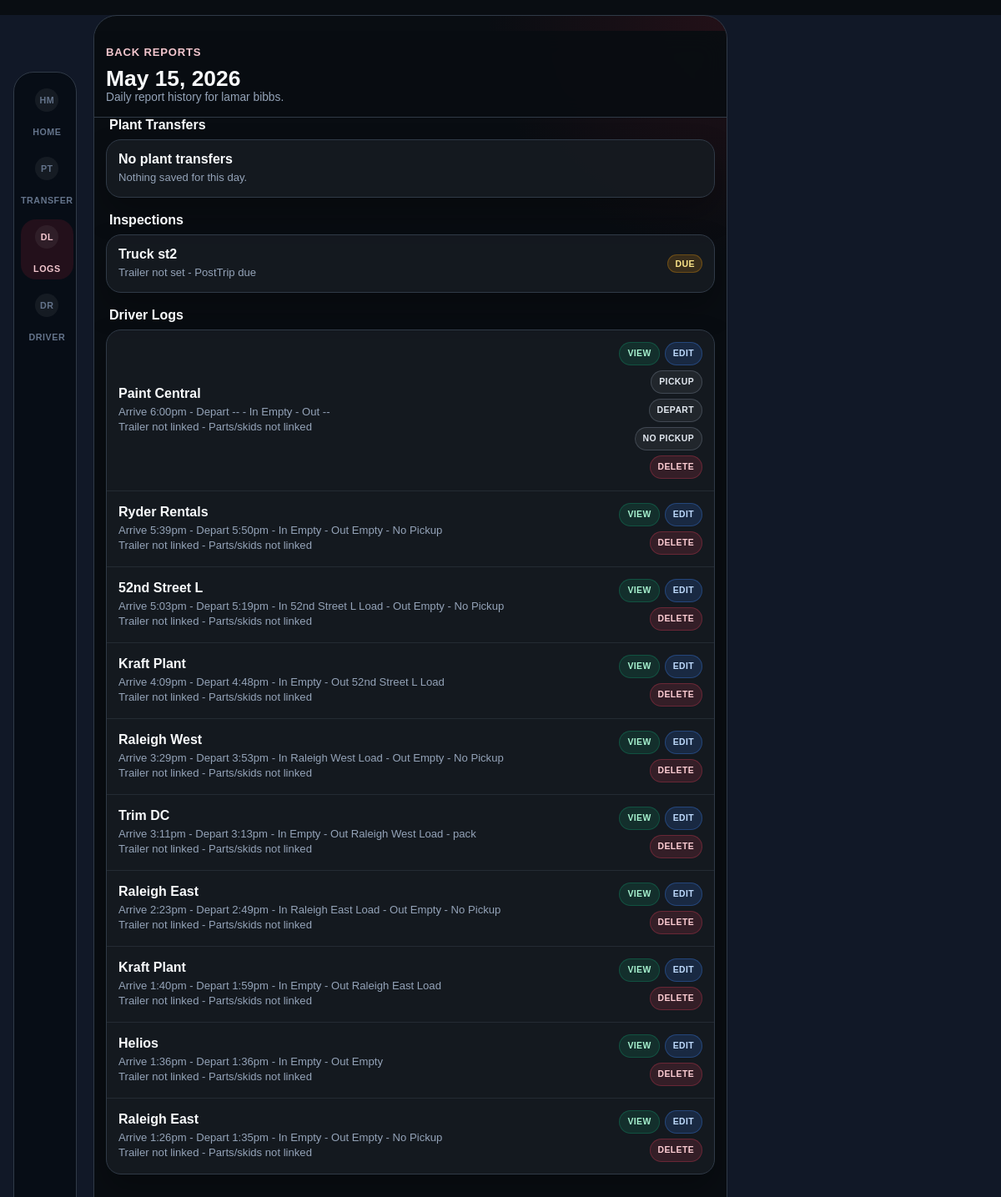
The page /mobile/history/2026-05-15 (signed in) on the database its author committed.
### app/models/user.py (models this page shows, shortened)
class User(db.Model, UserMixin):
    __tablename__ = "user"
    id = db.Column(db.Integer, primary_key=True)
    username = db.Column(db.String(64), unique=True, nullable=False)
    email = db.Column(db.String(120), unique=True, nullable=False)
    password_hash = db.Column(db.String(128))
    role = db.Column(db.String(20), default="driver")  # "driver" or "management"
    first_name = db.Column(db.String(64), nullable=True)
    last_name = db.Column(db.String(64), nullable=True)
    employee_id = db.Column(db.String(32), nullable=True)
    shift = db.Column(db.String(16), nullable=True)
    department = db.Column(db.String(32), nullable=True)
    tasks = db.relationship(
        "Task",
        backref="assigned_user",
        lazy="dynamic",
        foreign_keys="Task.assigned_to",
    )
    driver_logs = db.relationship(
        "DriverLog",
        backref="driver",
        lazy="dynamic",
        foreign_keys="DriverLog.driver_id",
    )
    pretrips = db.relationship(
        "PreTrip",
        backref="driver",
        lazy="dynamic",
        foreign_keys="PreTrip.user_id",
    )
    chat_messages = db.relationship("ChatMessage", backref="user", lazy="dynamic")
    @property
    def display_name(self):
        name = " ".join(part for part in [self.first_name, self.last_name] if part)
        return name or self.username

### app/models/trip.py (models this page shows)
class PreTrip(db.Model):
    __tablename__ = "pretrip"
    id = db.Column(db.Integer, primary_key=True)
    user_id = db.Column(db.Integer, db.ForeignKey("user.id"), nullable=False)
    truck_number = db.Column(db.String(50))
    trailer_number = db.Column(db.String(50))
    pretrip_date = db.Column(db.Date, default=date.today)
    shift = db.Column(db.String(10))
    start_mileage = db.Column(db.Integer)
    truck_type = db.Column(db.String(20))
    oil_system_status = db.Column(db.String(20))
    tires_ok = db.Column(db.Boolean, default=False)
    tires_status = db.Column(db.String(50))
    cab_doors_windows = db.Column(db.Boolean, default=False)
    body_doors = db.Column(db.Boolean, default=False)
    oil_leak = db.Column(db.Boolean, default=False)
    grease_leak = db.Column(db.Boolean, default=False)
    coolant_leak = db.Column(db.Boolean, default=False)
    fuel_leak = db.Column(db.Boolean, default=False)
    gc_no_defects = db.Column(db.Boolean, default=False)
    gauges_warning = db.Column(db.Boolean, default=False)
    wipers = db.Column(db.Boolean, default=False)
    horn = db.Column(db.Boolean, default=False)
    heater_defroster = db.Column(db.Boolean, default=False)
    mirrors = db.Column(db.Boolean, default=False)
    seat_belts_steering = db.Column(db.Boolean, default=False)
    clutch = db.Column(db.Boolean, default=False)
    service_brakes = db.Column(db.Boolean, default=False)
    parking_brake = db.Column(db.Boolean, default=False)
    emergency_brakes = db.Column(db.Boolean, default=False)
    triangles = db.Column(db.Boolean, default=False)
    fire_extinguisher = db.Column(db.Boolean, default=False)
    safety_equipment = db.Column(db.Boolean, default=False)
    incab_no_defects = db.Column(db.Boolean, default=False)
    oil_level = db.Column(db.Boolean, default=False)
    coolant_level = db.Column(db.Boolean, default=False)
    belts = db.Column(db.Boolean, default=False)
    hoses = db.Column(db.Boolean, default=False)
    ec_no_defects = db.Column(db.Boolean, default=False)
    lights_working = db.Column(db.Boolean, default=False)
    reflectors = db.Column(db.Boolean, default=False)
    suspension = db.Column(db.Boolean, default=False)
    tires = db.Column(db.Boolean, default=False)
    wheels_rims = db.Column(db.Boolean, default=False)
    battery = db.Column(db.Boolean, default=False)
    exhaust = db.Column(db.Boolean, default=False)
    brakes = db.Column(db.Boolean, default=False)
    air_lines = db.Column(db.Boolean, default=False)
    light_line = db.Column(db.Boolean, default=False)
    fifth_wheel = db.Column(db.Boolean, default=False)
    coupling = db.Column(db.Boolean, default=False)
    tie_downs = db.Column(db.Boolean, default=False)
    rear_end_protection = db.Column(db.Boolean, default=False)
    exterior_no_defects = db.Column(db.Boolean, default=False)
    towed_bodydoors = db.Column(db.Boolean, default=False)
    towed_tiedowns = db.Column(db.Boolean, default=False)
    towed_lights = db.Column(db.Boolean, default=False)
    towed_reflectors = db.Column(db.Boolean, default=False)
    towed_suspension = db.Column(db.Boolean, default=False)
    towed_tires = db.Column(db.Boolean, default=False)
    towed_wheels = db.Column(db.Boolean, default=False)
    towed_brakes = db.Column(db.Boolean, default=False)
    towed_landing_gear = db.Column(db.Boolean, default=False)
    towed_kingpin = db.Column(db.Boolean, default=False)
    towed_fifthwheel = db.Column(db.Boolean, default=False)
    towed_othercoupling = db.Column(db.Boolean, default=False)
    towed_rearend = db.Column(db.Boolean, default=False)
    towed_no_defects = db.Column(db.Boolean, default=False)
    damage_report = db.Column(db.Text)
    created_at = db.Column(db.DateTime, default=datetime.utcnow)
    updated_at = db.Column(db.DateTime, onupdate=datetime.utcnow)
    deleted_at = db.Column(db.DateTime, nullable=True)
    deleted_by_id = db.Column(db.Integer, db.ForeignKey("user.id"), nullable=True)
    deleted_by = db.relationship("User", foreign_keys=[deleted_by_id])
    posttrip = db.relationship("PostTrip", uselist=False, backref="pretrip")

### app/models/log.py (models this page shows, shortened)
class DriverLog(db.Model):
    __tablename__ = "driver_log"
    id = db.Column(db.Integer, primary_key=True)
    driver_id = db.Column(db.Integer, db.ForeignKey("user.id"), nullable=False)
    date = db.Column(db.Date, nullable=False)
    arrive_time = db.Column(db.String(20))
    depart_time = db.Column(db.String(20))
    downtime_reason = db.Column(db.String(200), nullable=True)
    dock_wait_minutes = db.Column(db.Integer, nullable=True)
    part_number = db.Column(db.String(80), nullable=True)
    hot_parts = db.Column(db.Boolean, default=False)
    no_pickup = db.Column(db.Boolean, default=False)
    load_size = db.Column(db.String(80), nullable=False)
    depart_load_size = db.Column(db.String(80), nullable=True)
    secondary_load = db.Column(db.String(80), nullable=True)
    plant_name = db.Column(db.String(20), nullable=False)
    maintenance = db.Column(db.Boolean, default=False)
    fuel = db.Column(db.Boolean, default=False)
    fuel_mileage = db.Column(db.Integer, nullable=True)
    meeting = db.Column(db.Boolean, default=False)
    created_at = db.Column(db.DateTime, default=datetime.utcnow)
    updated_at = db.Column(db.DateTime, onupdate=datetime.utcnow)
    deleted_at = db.Column(db.DateTime, nullable=True)
    deleted_by_id = db.Column(db.Integer, db.ForeignKey("user.id"), nullable=True)
    deleted_by = db.relationship("User", foreign_keys=[deleted_by_id])

### app/blueprints/driver/routes.py (the view)
@bp.route("/mobile/history/<report_date>")
@login_required
def mobile_day_report(report_date):
    if current_user.role == "management":
        return redirect(url_for("manager.manager_dashboard"))
    parsed_date = _parse_report_date(report_date)
    if parsed_date is None:
        return redirect(url_for("driver.mobile_history"))
    logs = (
        _active_driver_logs_query().filter_by(driver_id=current_user.id, date=parsed_date)
        .order_by(DriverLog.created_at.desc())
        .all()
    )
    pretrips = (
        _active_pretrips_query().filter_by(user_id=current_user.id, pretrip_date=parsed_date)
        .order_by(PreTrip.created_at.desc())
        .all()
    )
    transfers = (
        _active_plant_transfers_query().filter_by(user_id=current_user.id, transfer_date=parsed_date)
        .order_by(PlantTransfer.created_at.desc())
        .all()
    )
    log_routes = _driver_log_route_context(logs)
    log_reports = [
        {"log": log, "route": log_routes.get(log.id), "freight": _log_freight_summary(log, transfers)}
        for log in logs
    ]
    transfer_reports = [_transfer_summary(transfer) for transfer in transfers]
    today_local_date = _today_local_date()
    return render_template(
        "mobile_day_report.html",
        report_date=parsed_date,
        today_local_date=today_local_date,
        logs=logs,
        log_reports=log_reports,
        log_routes=log_routes,
        pretrips=pretrips,
        transfers=transfers,
        transfer_reports=transfer_reports,
    )

### templates/mobile_day_report.html (shortened to what this page needs)
<!DOCTYPE html>
<html lang="en">
<head>
</head>
<body>
  <div class="shell">
    <header class="top">
      <a class="back" href="{{ url_for('driver.mobile_history') }}">Back Reports</a>
      <h1>{{ report_date.strftime('%b %d, %Y') }}</h1>
      <p class="sub">Daily report history for {{ current_user.display_name }}.</p>
    </header>
    <h2 class="section-title">Plant Transfers</h2>
    <div class="card">
      {% if transfers %}
        {% for transfer in transfers %}
          {% set summary = transfer_reports[loop.index0] %}
          <a class="row" href="{{ url_for('driver.view_plant_transfer', transfer_id=transfer.id) }}">
            <div>
              <p class="title">{{ transfer.ship_from }} to {{ transfer.ship_to }}</p>
              <p class="meta">Trailer {{ summary.trailer }} - No. {{ summary.transfer_number }}</p>
              <p class="meta">Parts/skids: {{ summary.parts|join('; ') }}</p>
            </div>
            <span class="badge">View</span>
          </a>
        {% endfor %}
      {% else %}
        <div class="row"><div><p class="title">No plant transfers</p><p class="meta">Nothing saved for this day.</p></div></div>
      {% endif %}
    </div>
    <h2 class="section-title">Inspections</h2>
    <div class="card">
      {% if pretrips %}
        {% for pretrip in pretrips %}
          <a class="row" href="{{ url_for('driver.view_pretrip', pretrip_id=pretrip.id) }}">
            <div>
              <p class="title">Truck {{ pretrip.truck_number or 'not set' }}</p>
              <p class="meta">Trailer {{ pretrip.trailer_number or 'not set' }} - {{ 'PostTrip complete' if pretrip.posttrip else 'PostTrip due' }}</p>
            </div>
            <span class="badge {% if not pretrip.posttrip %}warn{% endif %}">{{ 'Done' if pretrip.posttrip else 'Due' }}</span>
          </a>
        {% endfor %}
      {% else %}
        <div class="row"><div><p class="title">No inspections</p><p class="meta">Nothing saved for this day.</p></div></div>
      {% endif %}
    </div>
    <h2 class="section-title">Driver Logs</h2>
    <div class="card">
      {% if log_reports %}
        {% for report in log_reports %}
          {% set log = report.log %}
          {% set can_manage_log = report_date == today_local_date %}
          <div class="row">
            <div>
              {% set route = report.route %}
              <p class="title">{{ route.plant if route else log.plant_name }}</p>
              <p class="meta">Arrive {{ log.arrive_time|to_local_time if log.arrive_time else '--' }} - Depart {{ log.depart_time|to_12h_format if log.depart_time else '--' }} - In {{ route.arrive_desc if route else log.load_size }} - Out {% if route and route.depart_desc is none %}--{% elif route %}{{ route.depart_desc }}{% else %}{{ log.depart_load_size or '--' }}{% endif %}{% if log.no_pickup %} - No Pickup{% endif %}{% if log.part_number %} - {{ log.part_number }}{% endif %}</p>
              {% if report.freight %}
                {% for freight in report.freight %}
                  <p class="meta">Trailer {{ freight.trailer }} - {{ freight.route }} - {{ freight.parts|join('; ') }}</p>
                {% endfor %}
              {% else %}
                <p class="meta">Trailer not linked - Parts/skids not linked</p>
              {% endif %}
            </div>
            <div class="actions" aria-label="Driver log actions">
              <a class="mini-btn success" href="{{ url_for('driver.view_driver_log', log_id=log.id) }}">View</a>
              {% if can_manage_log %}
                <a class="mini-btn primary" href="{{ url_for('driver.edit_driver_log', log_id=log.id) }}">Edit</a>
                {% if not log.depart_time %}
                  <a class="mini-btn" href="{{ url_for('driver.pickup_driver_log', log_id=log.id) }}">Pickup</a>
                  <form action="{{ url_for('driver.depart_driver_log', log_id=log.id) }}" method="POST">
                    <button type="submit" class="mini-btn">Depart</button>
                  </form>
                  <form action="{{ url_for('driver.no_pickup_driver_log', log_id=log.id) }}" method="POST">
                    <button type="submit" class="mini-btn">No Pickup</button>
                  </form>
                {% endif %}
                <form action="{{ url_for('driver.delete_driver_log', log_id=log.id) }}" method="POST" onsubmit="return confirm('Delete this driver log?');">
                  <button type="submit" class="mini-btn danger">Delete</button>
                </form>
              {% endif %}
            </div>
          </div>
        {% endfor %}
      {% else %}
        <div class="row"><div><p class="title">No driver logs</p><p class="meta">Nothing saved for this day.</p></div></div>
      {% endif %}
    </div>
  </div>
  <nav class="side-nav" aria-label="Driver wide navigation">
    <a class="nav-link" href="{{ url_for('driver.mobile_dashboard') }}"><strong>HM</strong><span>Home</span></a>
    <a class="nav-link" href="{{ url_for('driver.new_plant_transfer') }}"><strong>PT</strong><span>Transfer</span></a>
    <a class="nav-link active" href="{{ url_for('driver.driver_logs') }}"><strong>DL</strong><span>Logs</span></a>
    <a class="nav-link" href="{{ url_for('driver.profile') }}"><strong>DR</strong><span>Driver</span></a>
  </nav>
</body>
</html>

### rows shown on the page
User: display_name "lamar bibbs"
PreTrip: truck_number "st2", trailer_number "not set", posttrip "PostTrip due", posttrip "DUE"
DriverLog: arrive_time|to_local_time "6:00pm", depart_time|to_12h_format "--"
DriverLog: plant_name "Ryder Rentals", arrive_time|to_local_time "5:39pm", depart_time|to_12h_format "5:50pm", arrive_desc "Empty", depart_desc "Empty", no_pickup "- No Pickup"
DriverLog: arrive_time|to_local_time "5:03pm", depart_time|to_12h_format "5:19pm"
DriverLog: arrive_time|to_local_time "4:09pm", depart_time|to_12h_format "4:48pm"
DriverLog: arrive_time|to_local_time "3:29pm", depart_time|to_12h_format "3:53pm"
DriverLog: plant_name "Trim DC", arrive_time|to_local_time "3:11pm", depart_time|to_12h_format "3:13pm", load_size "Empty", depart_desc "Raleigh West Load", part_number "pack"
DriverLog: arrive_time|to_local_time "2:23pm", depart_time|to_12h_format "2:49pm"
DriverLog: arrive_time|to_local_time "1:40pm", depart_time|to_12h_format "1:59pm"
DriverLog: plant_name "Helios", arrive_time|to_local_time "1:36pm", depart_time|to_12h_format "1:36pm", arrive_desc "Empty", depart_desc "Empty"
DriverLog: arrive_time|to_local_time "1:26pm", depart_time|to_12h_format "1:35pm"

### other values the page prints
{{ report_date.strftime('%b %d, %Y') }} "May 15, 2026"
{{ route.plant if route else log.plant_name }} "Paint Central" "52nd Street L" "Kraft Plant" "Raleigh West" "Raleigh East" "Kraft Plant" "Raleigh East"
{{ route.arrive_desc if route else log.load_size }} "Empty" "52nd Street L Load" "Empty" "Raleigh West Load" "Raleigh East Load" "Empty" "Empty"
{{ route.depart_desc }} "Empty" "52nd Street L Load" "Empty" "Empty" "Raleigh East Load" "Empty"
